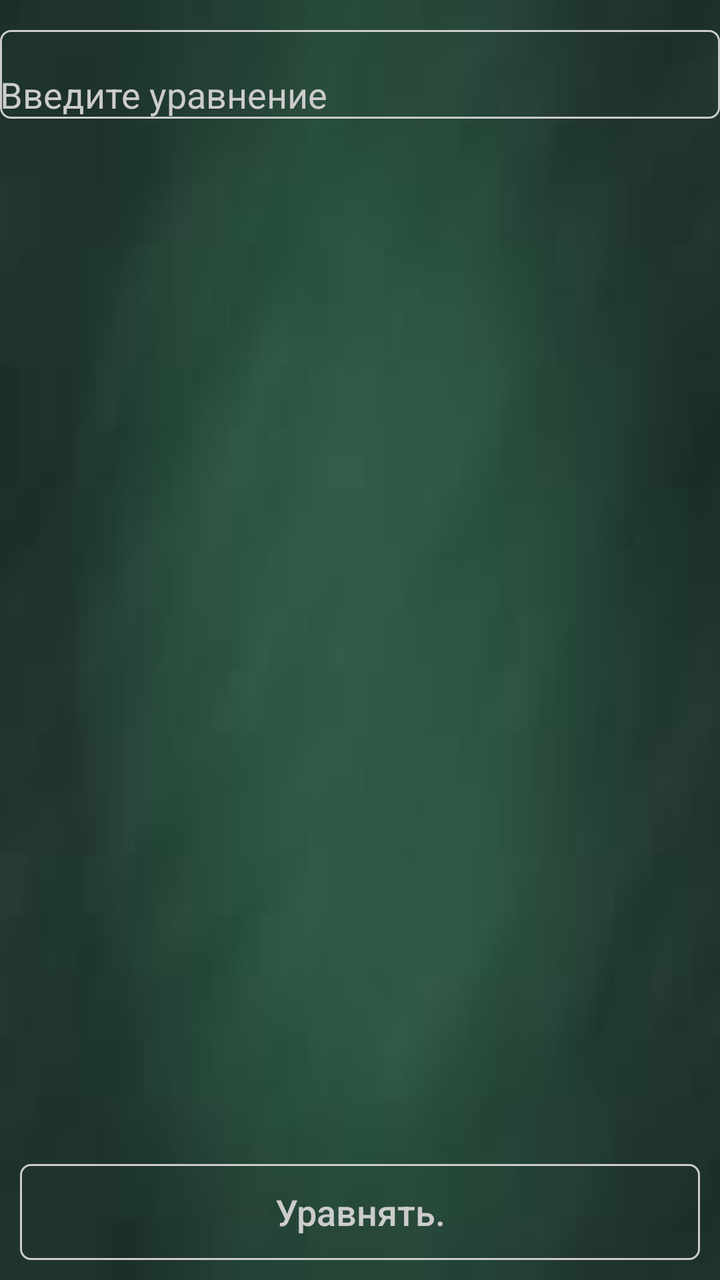
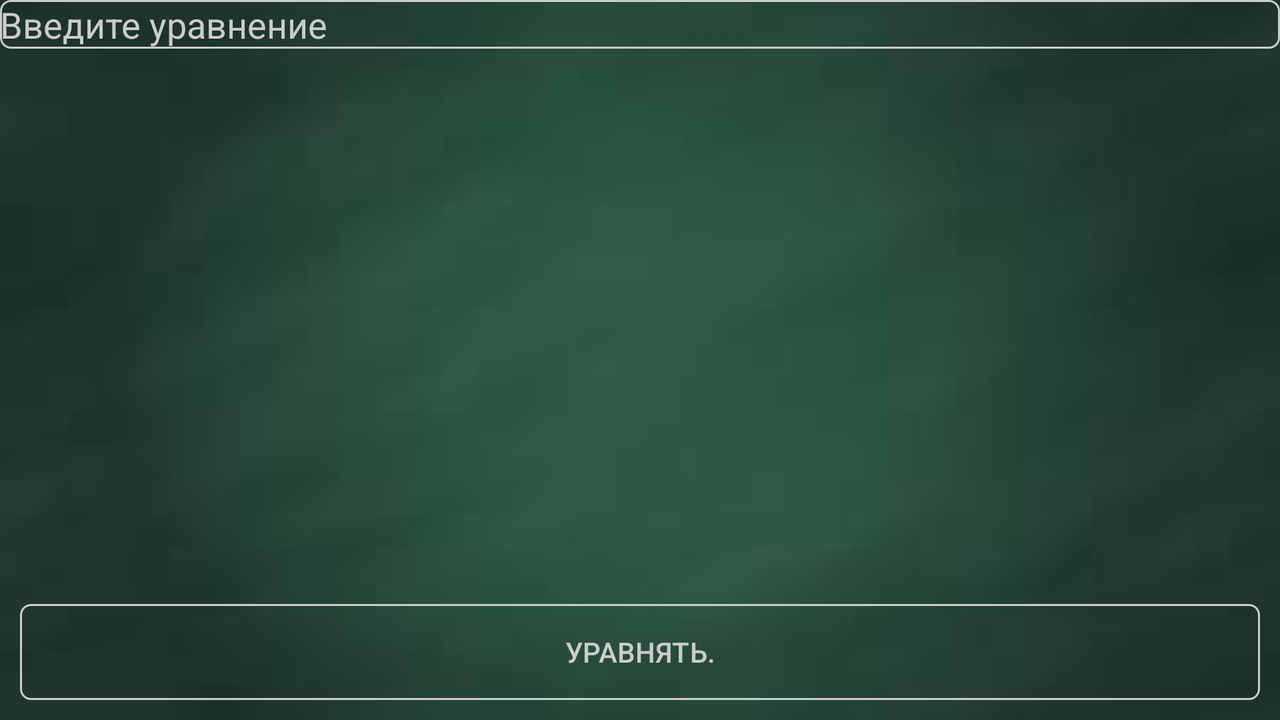

First picture: res/layout/ on a phone held upright. Second picture: the repository's own variant of that layout, on a device whose configuration matches the variant's folder. Source for both follows.
<!-- AndroidManifest.xml: application theme AppTheme -->
<!-- res/layout/equalation.xml -->
<?xml version="1.0" encoding="utf-8"?>

<RelativeLayout
    xmlns:android="http://schemas.android.com/apk/res/android"
    android:background="@drawable/fon"
    android:layout_width="fill_parent"
    android:layout_height="fill_parent" >


    <Button
        android:id="@+id/equal"
        style="@style/buttons"
        android:layout_width="fill_parent"
        android:layout_height="wrap_content"
        android:layout_alignParentBottom="true"
        android:layout_alignParentEnd="true"
        android:layout_alignParentRight="true"
        android:layout_below="@id/keyboardview"
        android:layout_marginBottom="30dp"
        android:text="@string/equalize"/>


    <EditText
        android:id="@+id/equaltion"
        android:layout_width="match_parent"
        android:layout_height="wrap_content"
        android:layout_alignParentEnd="true"
        android:layout_alignParentLeft="true"
        android:layout_alignParentRight="true"
        android:layout_alignParentStart="true"
        android:layout_marginTop="15dp"
        android:background="@drawable/border"
        android:hint="@string/hint_write_equal"
        android:paddingTop="20dp"
        android:textColor="#ffcccccc"
        android:textColorHint="#ffcccccc"/>

    <TextView
        android:id="@+id/result"
        android:layout_width="wrap_content"
        android:layout_height="wrap_content"
        android:layout_alignParentLeft="true"
        android:layout_below="@+id/equaltion"
        android:layout_marginTop="30dp"
        android:textAppearance="?android:attr/textAppearanceMedium"
        android:textColor="#ffcccccc"
        android:textSize="15dp" />

    <android.inputmethodservice.KeyboardView
        android:id="@+id/keyboardview"
        android:layout_width="fill_parent"
        android:layout_height="wrap_content"
        android:layout_alignParentBottom="true"
        android:layout_centerHorizontal="true"
        android:focusable="true"
        android:focusableInTouchMode="true"
        android:visibility="gone"/>
	
</RelativeLayout>
<!-- resources referenced by this layout -->
<resources>
  <!-- drawable border (drawable) -->
  <?xml version="1.0" encoding="utf-8"?>
  
  <shape
      xmlns:android="http://schemas.android.com/apk/res/android"
      android:shape="rectangle" >
      <solid android:color="@android:color/transparent" />
      <corners android:radius="5dp" />
      <stroke android:width="1dip" android:color="#ffcccccc"/>
  </shape>
  <!-- drawable fon: jpg bitmap (drawable, 1266 bytes) -->
  <string name="equalize">Уравнять.</string>
  <string name="hint_write_equal">Введите уравнение</string>
  <style name="buttons" parent="Widget.AppCompat.Button">
          <item name="android:layout_margin">10dp</item>
          <item name="android:background">@drawable/border</item>
          <item name="android:padding">5dp</item>
          <item name="android:textColor">#ffcccccc</item>
          <item name="android:textSize">18sp</item>
          <item name="android:textAllCaps">false</item>
  
      </style>
  <style name="AppTheme" parent="Theme.AppCompat.Light.DarkActionBar">
          
          <item name="colorPrimary">@color/colorPrimary</item>
          <item name="colorPrimaryDark">@color/colorPrimaryDark</item>
          <item name="colorAccent">@color/colorAccent</item>
      </style>
  <color name="colorPrimary">#3F51B5</color>
  <color name="colorPrimaryDark">#303F9F</color>
  <color name="colorAccent">#FF4081</color>
</resources>
<!-- res/layout-land/equalation.xml (the author's variant of the layout above) -->
<!-- drawn on the phone turned sideways -->
<?xml version="1.0" encoding="utf-8"?>

<RelativeLayout 
android:background="@drawable/fon" 
android:layout_width="fill_parent"
 android:layout_height="fill_parent"
 android:id="@+id/decide_urav"
  xmlns:android="http://schemas.android.com/apk/res/android">
    

    <Button
        android:id="@+id/equal"
        android:layout_width="fill_parent"
        android:layout_height="wrap_content"
        android:layout_alignParentBottom="true"
        android:layout_alignParentLeft="true"
        android:layout_marginBottom="10dp"
        android:layout_marginLeft="10dp"
        android:layout_marginRight="10dp"
        android:background="@drawable/border"
        android:text="@string/equalize"
        android:textColor="#ffcccccc"/>

    <android.inputmethodservice.KeyboardView
        android:id="@+id/keyboardview"
        android:layout_width="fill_parent"
        android:layout_height="wrap_content"
        android:layout_alignParentBottom="true"
        android:layout_centerHorizontal="true"
        android:focusable="true"
        android:focusableInTouchMode="true"
        android:visibility="gone"/>

    <EditText
        android:id="@+id/equaltion"
        android:layout_width="wrap_content"
        android:layout_height="wrap_content"
        android:layout_alignParentLeft="true"
        android:layout_alignParentRight="true"
        android:ems="10"
        android:hint="@string/hint_write_equal"
        android:inputType="text"
        android:background="@drawable/border"
        android:textColor="#ffcccccc"
        android:textColorHint="#ffcccccc"/>

    <TextView
        android:id="@+id/result"
        android:layout_width="wrap_content"
        android:layout_height="wrap_content"
        android:layout_below="@+id/equaltion"
        android:textAppearance="?android:attr/textAppearanceMedium"
        android:textColor="#ffcccccc"
        android:textSize="15dp"
        android:layout_toRightOf="@+id/keyboardview"
        android:layout_toEndOf="@+id/keyboardview"/>


</RelativeLayout>
<!-- resources referenced by the variant -->
<!-- as the phone turned sideways resolves them -->
<resources>
  <!-- drawable border (drawable) -->
  <?xml version="1.0" encoding="utf-8"?>
  
  <shape
      xmlns:android="http://schemas.android.com/apk/res/android"
      android:shape="rectangle" >
      <solid android:color="@android:color/transparent" />
      <corners android:radius="5dp" />
      <stroke android:width="1dip" android:color="#ffcccccc"/>
  </shape>
  <!-- drawable fon: jpg bitmap (drawable, 1266 bytes) -->
  <string name="equalize">Уравнять.</string>
  <string name="hint_write_equal">Введите уравнение</string>
  <style name="AppTheme" parent="Theme.AppCompat.Light.DarkActionBar">
          
          <item name="colorPrimary">@color/colorPrimary</item>
          <item name="colorPrimaryDark">@color/colorPrimaryDark</item>
          <item name="colorAccent">@color/colorAccent</item>
      </style>
  <color name="colorPrimary">#3F51B5</color>
  <color name="colorPrimaryDark">#303F9F</color>
  <color name="colorAccent">#FF4081</color>
</resources>
